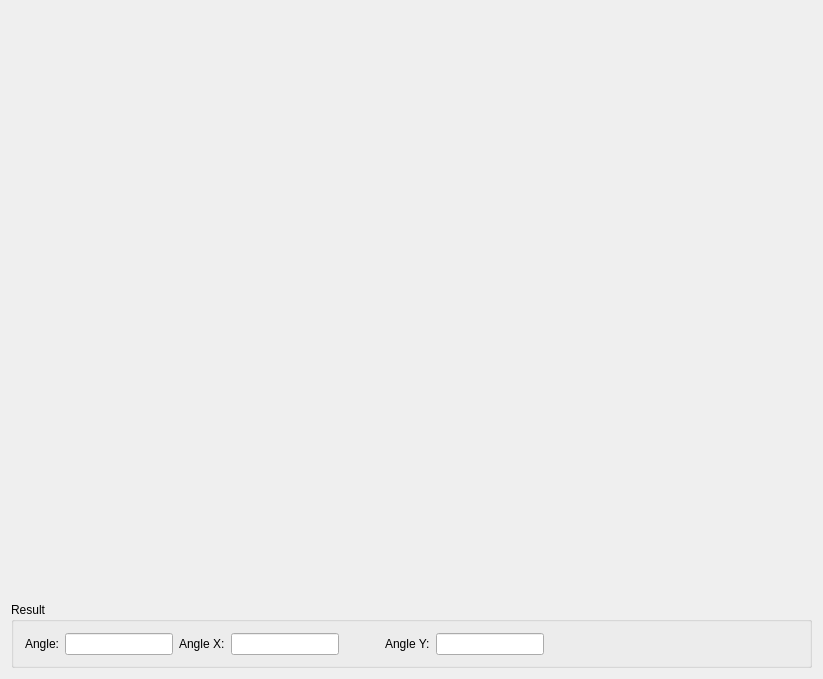
<?xml version="1.0" encoding="UTF-8"?>
<ui version="4.0">
 <class>CraDialogClass</class>
 <widget class="QDialog" name="CraDialogClass">
  <property name="geometry">
   <rect>
    <x>0</x>
    <y>0</y>
    <width>823</width>
    <height>679</height>
   </rect>
  </property>
  <property name="windowTitle">
   <string>CraDialog</string>
  </property>
  <layout class="QVBoxLayout" name="verticalLayout" stretch="1,0">
   <item>
    <widget class="ColorBarViewer" name="viewer" native="true"/>
   </item>
   <item>
    <widget class="QGroupBox" name="groupBox">
     <property name="title">
      <string>Result</string>
     </property>
     <layout class="QHBoxLayout" name="horizontalLayout" stretch="0,0,0,0,0,0,0,1">
      <property name="bottomMargin">
       <number>10</number>
      </property>
      <item>
       <widget class="QLabel" name="label">
        <property name="text">
         <string>Angle:</string>
        </property>
       </widget>
      </item>
      <item>
       <widget class="QLineEdit" name="lineEdit_value"/>
      </item>
      <item>
       <widget class="QLabel" name="label_2">
        <property name="text">
         <string>Angle X:</string>
        </property>
       </widget>
      </item>
      <item>
       <widget class="QLineEdit" name="lineEdit_x"/>
      </item>
      <item>
       <spacer name="horizontalSpacer_3">
        <property name="orientation">
         <enum>Qt::Horizontal</enum>
        </property>
        <property name="sizeType">
         <enum>QSizePolicy::Fixed</enum>
        </property>
        <property name="sizeHint" stdset="0">
         <size>
          <width>40</width>
          <height>20</height>
         </size>
        </property>
       </spacer>
      </item>
      <item>
       <widget class="QLabel" name="label_3">
        <property name="text">
         <string>Angle Y:</string>
        </property>
       </widget>
      </item>
      <item>
       <widget class="QLineEdit" name="lineEdit_y"/>
      </item>
      <item>
       <spacer name="horizontalSpacer">
        <property name="orientation">
         <enum>Qt::Horizontal</enum>
        </property>
        <property name="sizeHint" stdset="0">
         <size>
          <width>236</width>
          <height>20</height>
         </size>
        </property>
       </spacer>
      </item>
     </layout>
    </widget>
   </item>
  </layout>
 </widget>
 <layoutdefault spacing="6" margin="11"/>
 <customwidgets>
  <customwidget>
   <class>ColorBarViewer</class>
   <extends>QWidget</extends>
   <header location="global">CameraViewer\ColorBarViewer.h</header>
   <container>1</container>
  </customwidget>
 </customwidgets>
 <resources/>
 <connections/>
</ui>
